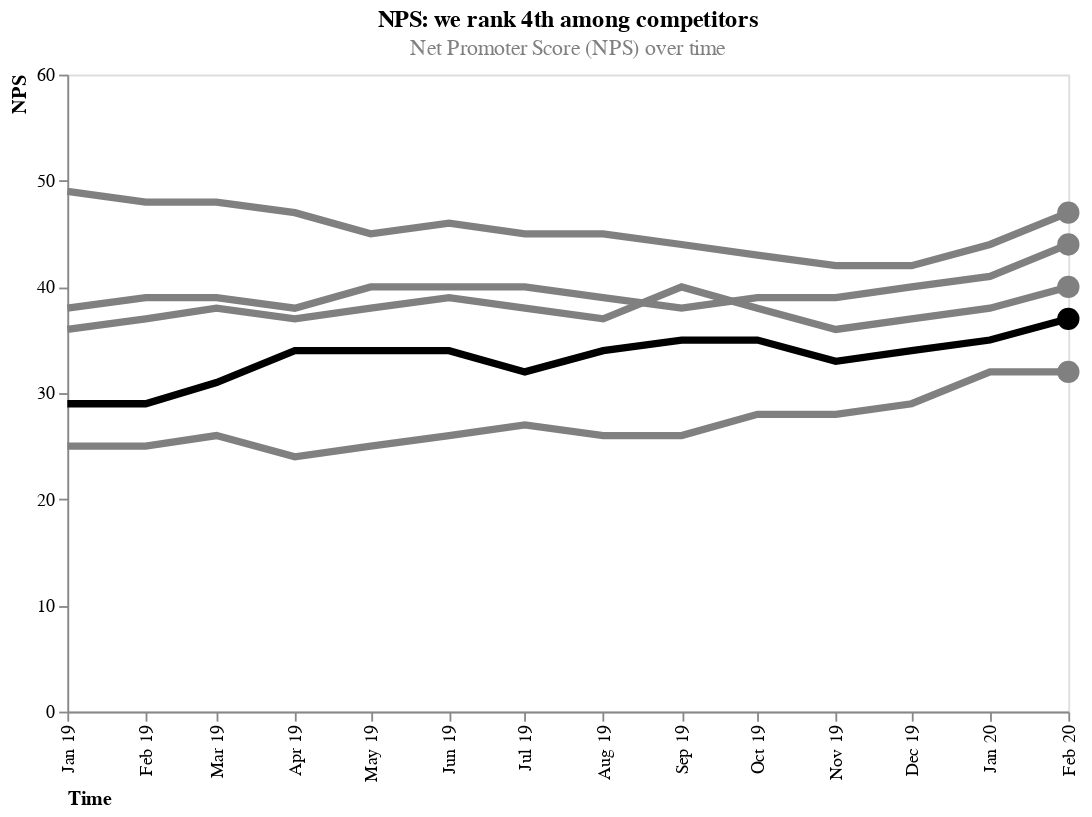

Here is the notebook cell this chart was saved with:
### Markdown cell above
### 2) Create points at the end of the line

### Code cell
# Create a new dataframe wich only includes the last row of the data
df_2 = df[df["Date"]== "2020-02-01"]

points = alt.Chart(df_2).mark_circle(opacity=1, size=150).encode(
    alt.X("Date:T"),
    alt.Y("nps:Q"),
    color=alt.Color("Company:N", scale=colors)
)

line_chart + points

### Figure 1 — Vega-Lite specification as saved in the notebook (floating-point values rounded to 4 significant figures)
{"config": {"view": {"continuousWidth": 300, "continuousHeight": 300}}, "layer": [{"data": {"name": "data-2da0e6f43dc0bab24781ac2807513e61"}, "mark": {"type": "line"}, "encoding": {"color": {"field": "Company", "legend": null, "scale": {"domain": ["COMPETITOR A", "COMPETITOR B", "COMPETITOR C", "COMPETITOR D", "OUR COMPANY"], "range": ["grey", "grey", "grey", "grey", "black"]}, "type": "nominal"}, "strokeWidth": {"value": 4}, "x": {"axis": {"format": "%b %y", "grid": false, "labelAngle": -90, "title": "Time", "titleAnchor": "start"}, "field": "Date", "type": "temporal"}, "y": {"axis": {"grid": false, "title": "NPS", "titleAnchor": "end", "values": [0, 10, 20, 30, 40, 50, 60]}, "field": "nps", "scale": {"domain": [0, 60]}, "type": "quantitative"}}, "title": {"text": ["NPS: we rank 4th among competitors"], "subtitle": ["Net Promoter Score (NPS) over time"], "color": "black", "subtitleColor": "grey"}}, {"data": {"name": "data-311ade587f3458019a68a4880523582f"}, "mark": {"type": "circle", "opacity": 1, "size": 150}, "encoding": {"color": {"field": "Company", "scale": {"domain": ["COMPETITOR A", "COMPETITOR B", "COMPETITOR C", "COMPETITOR D", "OUR COMPANY"], "range": ["grey", "grey", "grey", "grey", "black"]}, "type": "nominal"}, "x": {"field": "Date", "type": "temporal"}, "y": {"field": "nps", "type": "quantitative"}}}], "height": 350, "width": 550, "$schema": "https://vega.github.io/schema/vega-lite/v5.6.1.json", "datasets": {"data-2da0e6f43dc0bab24781ac2807513e61": [{"Date": "2019-01-01T00:00:00", "Company": "OUR COMPANY", "nps": 29.0}, {"Date": "2019-02-01T00:00:00", "Company": "OUR COMPANY", "nps": 29.0}, {"Date": "2019-03-01T00:00:00", "Company": "OUR COMPANY", "nps": 31.0}, {"Date": "2019-04-01T00:00:00", "Company": "OUR COMPANY", "nps": 34.0}, {"Date": "2019-05-01T00:00:00", "Company": "OUR COMPANY", "nps": 34.0}, {"Date": "2019-06-01T00:00:00", "Company": "OUR COMPANY", "nps": 34.0}, {"Date": "2019-07-01T00:00:00", "Company": "OUR COMPANY", "nps": 32.0}, {"Date": "2019-08-01T00:00:00", "Company": "OUR COMPANY", "nps": 34.0}, {"Date": "2019-09-01T00:00:00", "Company": "OUR COMPANY", "nps": 35.0}, {"Date": "2019-10-01T00:00:00", "Company": "OUR COMPANY", "nps": 35.0}, {"Date": "2019-11-01T00:00:00", "Company": "OUR COMPANY", "nps": 33.0}, {"Date": "2019-12-01T00:00:00", "Company": "OUR COMPANY", "nps": 34.0}, {"Date": "2020-01-01T00:00:00", "Company": "OUR COMPANY", "nps": 35.0}, {"Date": "2020-02-01T00:00:00", "Company": "OUR COMPANY", "nps": 37.0}, {"Date": "2019-01-01T00:00:00", "Company": "COMPETITOR A", "nps": 49.0}, {"Date": "2019-02-01T00:00:00", "Company": "COMPETITOR A", "nps": 48.0}, {"Date": "2019-03-01T00:00:00", "Company": "COMPETITOR A", "nps": 48.0}, {"Date": "2019-04-01T00:00:00", "Company": "COMPETITOR A", "nps": 47.0}, {"Date": "2019-05-01T00:00:00", "Company": "COMPETITOR A", "nps": 45.0}, {"Date": "2019-06-01T00:00:00", "Company": "COMPETITOR A", "nps": 46.0}, {"Date": "2019-07-01T00:00:00", "Company": "COMPETITOR A", "nps": 45.0}, {"Date": "2019-08-01T00:00:00", "Company": "COMPETITOR A", "nps": 45.0}, {"Date": "2019-09-01T00:00:00", "Company": "COMPETITOR A", "nps": 44.0}, {"Date": "2019-10-01T00:00:00", "Company": "COMPETITOR A", "nps": 43.0}, {"Date": "2019-11-01T00:00:00", "Company": "COMPETITOR A", "nps": 42.0}, {"Date": "2019-12-01T00:00:00", "Company": "COMPETITOR A", "nps": 42.0}, {"Date": "2020-01-01T00:00:00", "Company": "COMPETITOR A", "nps": 44.0}, {"Date": "2020-02-01T00:00:00", "Company": "COMPETITOR A", "nps": 47.0}, {"Date": "2019-01-01T00:00:00", "Company": "COMPETITOR B", "nps": 38.0}, {"Date": "2019-02-01T00:00:00", "Company": "COMPETITOR B", "nps": 39.0}, {"Date": "2019-03-01T00:00:00", "Company": "COMPETITOR B", "nps": 39.0}, {"Date": "2019-04-01T00:00:00", "Company": "COMPETITOR B", "nps": 38.0}, {"Date": "2019-05-01T00:00:00", "Company": "COMPETITOR B", "nps": 40.0}, {"Date": "2019-06-01T00:00:00", "Company": "COMPETITOR B", "nps": 40.0}, {"Date": "2019-07-01T00:00:00", "Company": "COMPETITOR B", "nps": 40.0}, {"Date": "2019-08-01T00:00:00", "Company": "COMPETITOR B", "nps": 39.0}, {"Date": "2019-09-01T00:00:00", "Company": "COMPETITOR B", "nps": 38.0}, {"Date": "2019-10-01T00:00:00", "Company": "COMPETITOR B", "nps": 39.0}, {"Date": "2019-11-01T00:00:00", "Company": "COMPETITOR B", "nps": 39.0}, {"Date": "2019-12-01T00:00:00", "Company": "COMPETITOR B", "nps": 40.0}, {"Date": "2020-01-01T00:00:00", "Company": "COMPETITOR B", "nps": 41.0}, {"Date": "2020-02-01T00:00:00", "Company": "COMPETITOR B", "nps": 44.0}, {"Date": "2019-01-01T00:00:00", "Company": "COMPETITOR C", "nps": 36.0}, {"Date": "2019-02-01T00:00:00", "Company": "COMPETITOR C", "nps": 37.0}, {"Date": "2019-03-01T00:00:00", "Company": "COMPETITOR C", "nps": 38.0}, {"Date": "2019-04-01T00:00:00", "Company": "COMPETITOR C", "nps": 37.0}, {"Date": "2019-05-01T00:00:00", "Company": "COMPETITOR C", "nps": 38.0}, {"Date": "2019-06-01T00:00:00", "Company": "COMPETITOR C", "nps": 39.0}, {"Date": "2019-07-01T00:00:00", "Company": "COMPETITOR C", "nps": 38.0}, {"Date": "2019-08-01T00:00:00", "Company": "COMPETITOR C", "nps": 37.0}, {"Date": "2019-09-01T00:00:00", "Company": "COMPETITOR C", "nps": 40.0}, {"Date": "2019-10-01T00:00:00", "Company": "COMPETITOR C", "nps": 38.0}, {"Date": "2019-11-01T00:00:00", "Company": "COMPETITOR C", "nps": 36.0}, {"Date": "2019-12-01T00:00:00", "Company": "COMPETITOR C", "nps": 37.0}, {"Date": "2020-01-01T00:00:00", "Company": "COMPETITOR C", "nps": 38.0}, {"Date": "2020-02-01T00:00:00", "Company": "COMPETITOR C", "nps": 40.0}, {"Date": "2019-01-01T00:00:00", "Company": "COMPETITOR D", "nps": 25.0}, {"Date": "2019-02-01T00:00:00", "Company": "COMPETITOR D", "nps": 25.0}, {"Date": "2019-03-01T00:00:00", "Company": "COMPETITOR D", "nps": 26.0}, {"Date": "2019-04-01T00:00:00", "Company": "COMPETITOR D", "nps": 24.0}, {"Date": "2019-05-01T00:00:00", "Company": "COMPETITOR D", "nps": 25.0}, {"Date": "2019-06-01T00:00:00", "Company": "COMPETITOR D", "nps": 26.0}, {"Date": "2019-07-01T00:00:00", "Company": "COMPETITOR D", "nps": 27.0}, {"Date": "2019-08-01T00:00:00", "Company": "COMPETITOR D", "nps": 26.0}, {"Date": "2019-09-01T00:00:00", "Company": "COMPETITOR D", "nps": 26.0}, {"Date": "2019-10-01T00:00:00", "Company": "COMPETITOR D", "nps": 28.0}, {"Date": "2019-11-01T00:00:00", "Company": "COMPETITOR D", "nps": 28.0}, {"Date": "2019-12-01T00:00:00", "Company": "COMPETITOR D", "nps": 29.0}, {"Date": "2020-01-01T00:00:00", "Company": "COMPETITOR D", "nps": 32.0}, {"Date": "2020-02-01T00:00:00", "Company": "COMPETITOR D", "nps": 32.0}], "data-311ade587f3458019a68a4880523582f": [{"Date": "2020-02-01T00:00:00", "Company": "OUR COMPANY", "nps": 37.0}, {"Date": "2020-02-01T00:00:00", "Company": "COMPETITOR A", "nps": 47.0}, {"Date": "2020-02-01T00:00:00", "Company": "COMPETITOR B", "nps": 44.0}, {"Date": "2020-02-01T00:00:00", "Company": "COMPETITOR C", "nps": 40.0}, {"Date": "2020-02-01T00:00:00", "Company": "COMPETITOR D", "nps": 32.0}]}}
